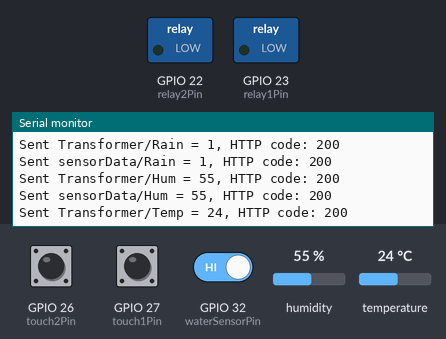
Bench run of a sketch on a simulated ESP32. On the bench: switched loads named in the sketch (green lamp = pin HIGH), the last lines printed to the serial monitor. The inputs (shaded band) are chosen by the test bench; at power-on: GPIO 26 (touch2Pin) LOW, GPIO 27 (touch1Pin) LOW, GPIO 32 (waterSensorPin) HIGH, humidity 55 %, temperature 24 °C. WiFi joins after 1.5 s; servers stay silent unless stated; uploads are accepted with an empty reply.

Above: at 2.7 s.
2.8 s: GPIO 26 (touch2Pin) pulled HIGH for 2.95 s
At 2.8 s:
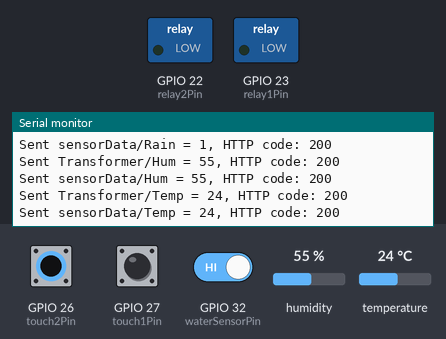
7.2 s: GPIO 27 (touch1Pin) pulled HIGH for 2.95 s
At 9.3 s:
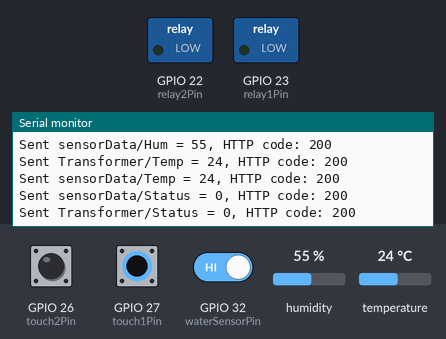

The sketch:

Powerpulse.ino
```cpp
#include <WiFi.h>
#include <HTTPClient.h>
#include <DHT.h>
#include <ArduinoJson.h>

// WiFi credentials
const char* ssid = "Test";
const char* password = "12345678";

// Firebase credentials
const char* firebaseHost = "https://powerpulse-34061-default-rtdb.firebaseio.com/";
const char* firebaseSecret = "w5W3GcblJ1bU172jtuzFkOd2LwEUAjvhNz2fs3qx";

// Pins
#define waterSensorPin 32
#define dhtPin 14
#define touch1Pin 27
#define touch2Pin 26
#define relay1Pin 23  // Controls Transformer/Status
#define relay2Pin 22  // Controls sensorData/Status

// DHT
#define DHTTYPE DHT11
DHT dht(dhtPin, DHTTYPE);

// Previous values
int prevWater = -1;
int prevHum = -1;
int prevTemp = -1;

void setup() {
  Serial.begin(115200);

  pinMode(waterSensorPin, INPUT);
  pinMode(touch1Pin, INPUT);
  pinMode(touch2Pin, INPUT);
  pinMode(relay1Pin, OUTPUT);
  pinMode(relay2Pin, OUTPUT);

  dht.begin();

  WiFi.begin(ssid, password);
  Serial.print("Connecting to WiFi");
  while (WiFi.status() != WL_CONNECTED) {
    delay(500);
    Serial.print(".");
  }
  Serial.println("\nConnected!");
}

void loop() {
  if (WiFi.status() == WL_CONNECTED) {

    // 🟦 Read and update rain sensor
    int waterValue = digitalRead(waterSensorPin);
    if (waterValue != prevWater) {
      sendFirebaseValue("Transformer/Rain", waterValue);
      sendFirebaseValue("sensorData/Rain", waterValue);
      prevWater = waterValue;
    }

    // 🌡 Read and update DHT
    float humidity = dht.readHumidity();
    float temperature = dht.readTemperature();

    if (!isnan(humidity)) {
      int hum = (int)humidity;
      if (hum != prevHum) {
        sendFirebaseValue("Transformer/Hum", hum);
        sendFirebaseValue("sensorData/Hum", hum);
        prevHum = hum;
      }
    }

    if (!isnan(temperature)) {
      int temp = (int)temperature;
      if (temp != prevTemp) {
        sendFirebaseValue("Transformer/Temp", temp);
        sendFirebaseValue("sensorData/Temp", temp);
        prevTemp = temp;
      }
    }

    // 👆 Touch sensors
    if (digitalRead(touch1Pin) == HIGH) {
      sendFirebaseValue("Transformer/Status", 0);
      delay(500);
    }

    if (digitalRead(touch2Pin) == HIGH) {
      sendFirebaseValue("sensorData/Status", 0);
      delay(500);
    }

    // 🔁 Read Firebase status values and control relays
    int transformerStatus = getFirebaseValue("Transformer/Status");
    int sensorStatus = getFirebaseValue("sensorData/Status");

    digitalWrite(relay1Pin, transformerStatus == 1 ? HIGH : LOW);
    digitalWrite(relay2Pin, sensorStatus == 1 ? HIGH : LOW);

    delay(2000);
  } else {
    Serial.println("WiFi disconnected. Reconnecting...");
    WiFi.reconnect();
  }
}

// 🔼 Send value to Firebase
void sendFirebaseValue(const String& path, int value) {
  HTTPClient http;
  String url = String(firebaseHost) + "/" + path + ".json?auth=" + firebaseSecret;
  http.begin(url);
  http.addHeader("Content-Type", "application/json");
  int httpCode = http.PUT(String(value));
  Serial.printf("Sent %s = %d, HTTP code: %d\n", path.c_str(), value, httpCode);
  http.end();
}

// 🔽 Read integer value from Firebase
int getFirebaseValue(const String& path) {
  HTTPClient http;
  String url = String(firebaseHost) + "/" + path + ".json?auth=" + firebaseSecret;
  http.begin(url);
  int httpCode = http.GET();
  int value = 0;
  if (httpCode == 200) {
    String payload = http.getString();
    value = payload.toInt(); // assumes JSON is a simple int
  }
  http.end();
  return value;
}
```

Measured:
- after the input at 7.2 s, the serial monitor: prints a new line after 1.3 s (image 2)
